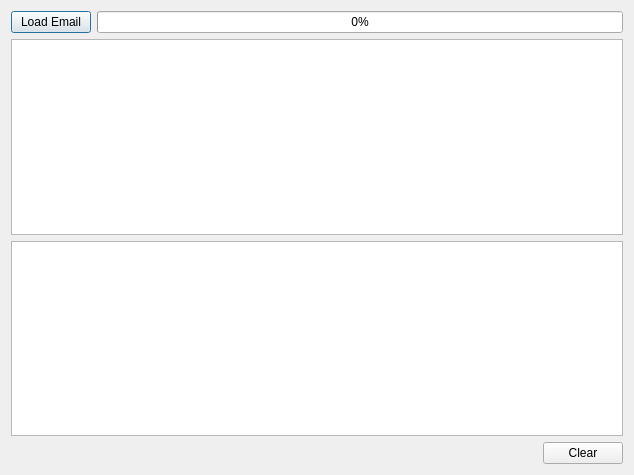
<?xml version="1.0" encoding="UTF-8"?>
<ui version="4.0">
 <class>ArchiverClass</class>
 <widget class="QDialog" name="ArchiverClass">
  <property name="geometry">
   <rect>
    <x>0</x>
    <y>0</y>
    <width>634</width>
    <height>475</height>
   </rect>
  </property>
  <property name="windowTitle">
   <string>Email Archiver</string>
  </property>
  <layout class="QVBoxLayout" name="verticalLayout">
   <item>
    <layout class="QHBoxLayout" name="horizontalLayout_3">
     <item>
      <widget class="QPushButton" name="btnLoad">
       <property name="text">
        <string>Load Email</string>
       </property>
      </widget>
     </item>
     <item>
      <widget class="QProgressBar" name="prbProcessing">
       <property name="value">
        <number>0</number>
       </property>
      </widget>
     </item>
    </layout>
   </item>
   <item>
    <widget class="QTableView" name="tblMessages">
     <property name="alternatingRowColors">
      <bool>true</bool>
     </property>
     <property name="selectionMode">
      <enum>QAbstractItemView::SingleSelection</enum>
     </property>
     <property name="selectionBehavior">
      <enum>QAbstractItemView::SelectRows</enum>
     </property>
     <property name="showGrid">
      <bool>false</bool>
     </property>
     <property name="gridStyle">
      <enum>Qt::NoPen</enum>
     </property>
     <property name="sortingEnabled">
      <bool>false</bool>
     </property>
     <property name="wordWrap">
      <bool>true</bool>
     </property>
     <property name="cornerButtonEnabled">
      <bool>false</bool>
     </property>
     <attribute name="horizontalHeaderVisible">
      <bool>true</bool>
     </attribute>
     <attribute name="horizontalHeaderStretchLastSection">
      <bool>true</bool>
     </attribute>
     <attribute name="verticalHeaderVisible">
      <bool>false</bool>
     </attribute>
     <attribute name="verticalHeaderVisible">
      <bool>false</bool>
     </attribute>
     <attribute name="horizontalHeaderStretchLastSection">
      <bool>true</bool>
     </attribute>
     <attribute name="horizontalHeaderVisible">
      <bool>true</bool>
     </attribute>
    </widget>
   </item>
   <item>
    <widget class="QTableView" name="tblMessageDetails">
     <property name="alternatingRowColors">
      <bool>false</bool>
     </property>
     <property name="selectionMode">
      <enum>QAbstractItemView::NoSelection</enum>
     </property>
     <property name="selectionBehavior">
      <enum>QAbstractItemView::SelectItems</enum>
     </property>
     <property name="showGrid">
      <bool>false</bool>
     </property>
     <property name="gridStyle">
      <enum>Qt::NoPen</enum>
     </property>
     <attribute name="horizontalHeaderVisible">
      <bool>true</bool>
     </attribute>
     <attribute name="horizontalHeaderDefaultSectionSize">
      <number>200</number>
     </attribute>
     <attribute name="horizontalHeaderStretchLastSection">
      <bool>true</bool>
     </attribute>
     <attribute name="verticalHeaderVisible">
      <bool>false</bool>
     </attribute>
     <attribute name="verticalHeaderStretchLastSection">
      <bool>false</bool>
     </attribute>
     <attribute name="verticalHeaderVisible">
      <bool>false</bool>
     </attribute>
     <attribute name="horizontalHeaderStretchLastSection">
      <bool>true</bool>
     </attribute>
     <attribute name="horizontalHeaderVisible">
      <bool>true</bool>
     </attribute>
     <attribute name="verticalHeaderStretchLastSection">
      <bool>false</bool>
     </attribute>
     <attribute name="horizontalHeaderDefaultSectionSize">
      <number>200</number>
     </attribute>
    </widget>
   </item>
   <item>
    <layout class="QHBoxLayout" name="horizontalLayout_4">
     <item>
      <spacer name="horizontalSpacer">
       <property name="orientation">
        <enum>Qt::Horizontal</enum>
       </property>
       <property name="sizeHint" stdset="0">
        <size>
         <width>40</width>
         <height>20</height>
        </size>
       </property>
      </spacer>
     </item>
     <item>
      <widget class="QPushButton" name="btnClear">
       <property name="text">
        <string>Clear</string>
       </property>
      </widget>
     </item>
    </layout>
   </item>
  </layout>
 </widget>
 <layoutdefault spacing="6" margin="11"/>
 <resources/>
 <connections/>
</ui>
